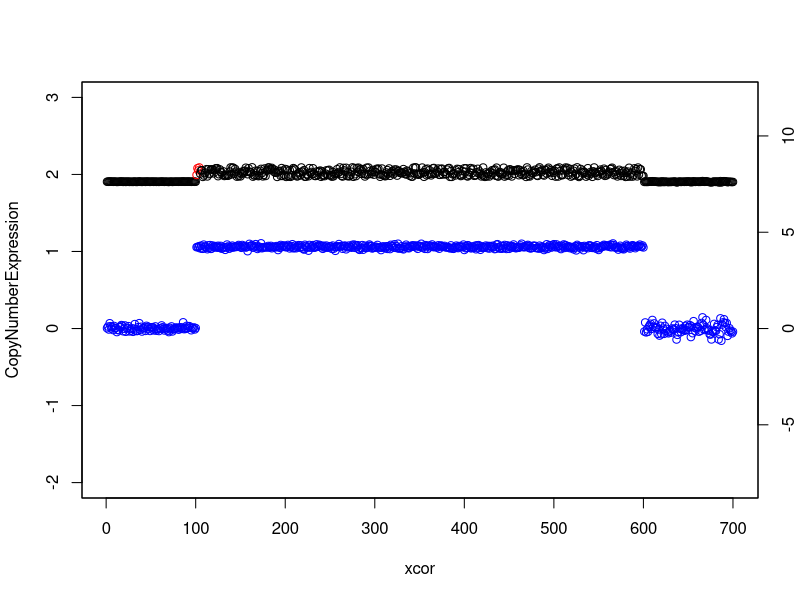
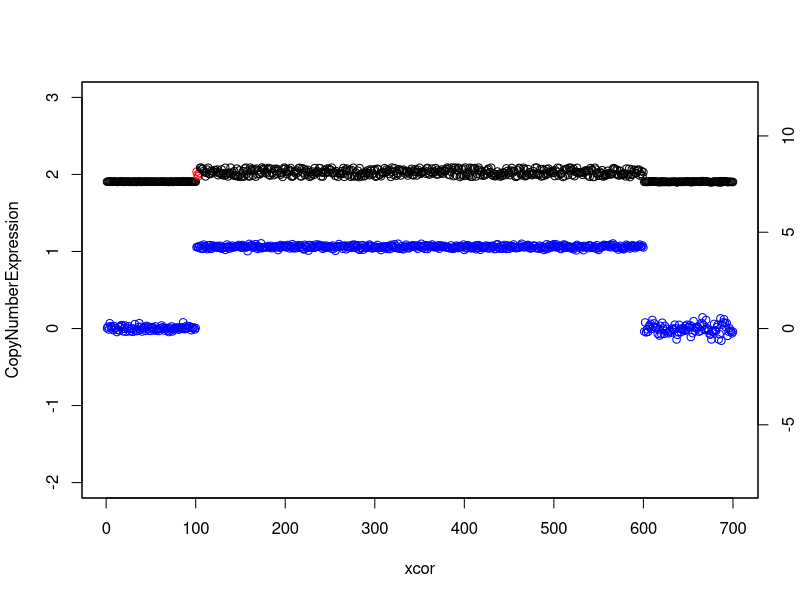
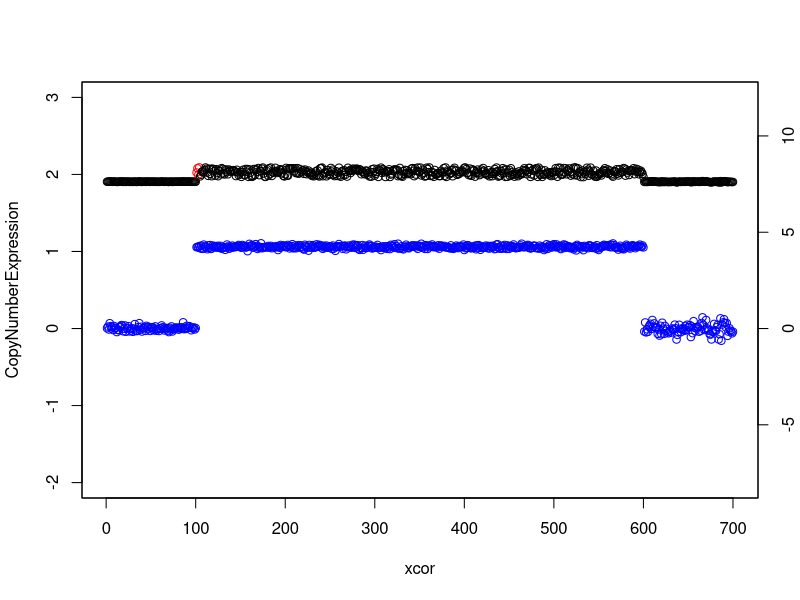
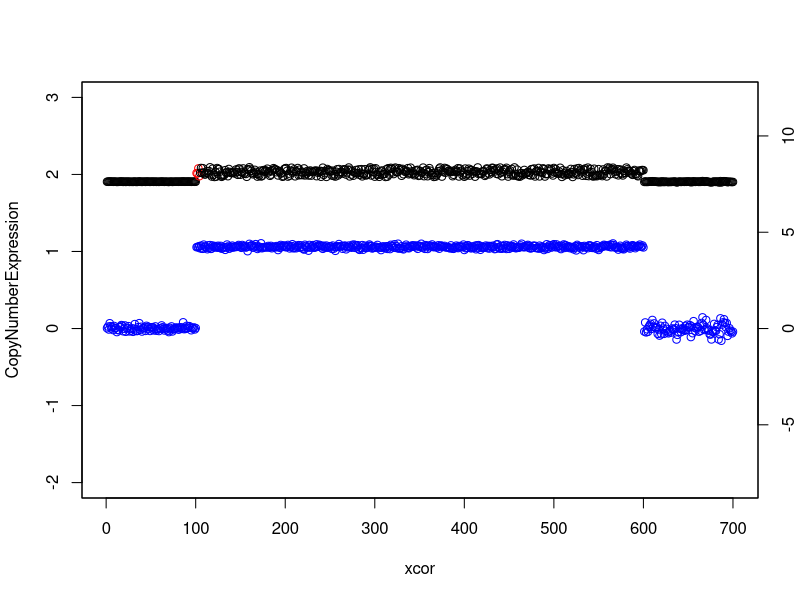
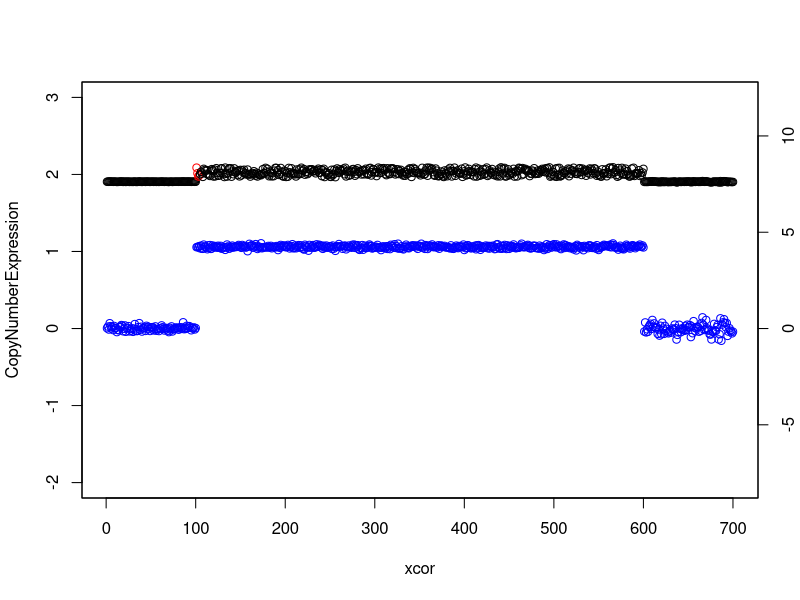
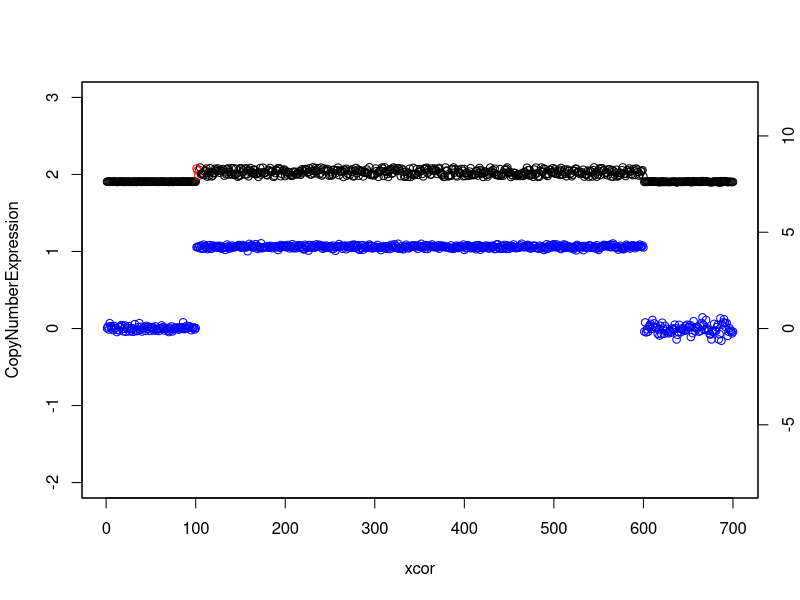
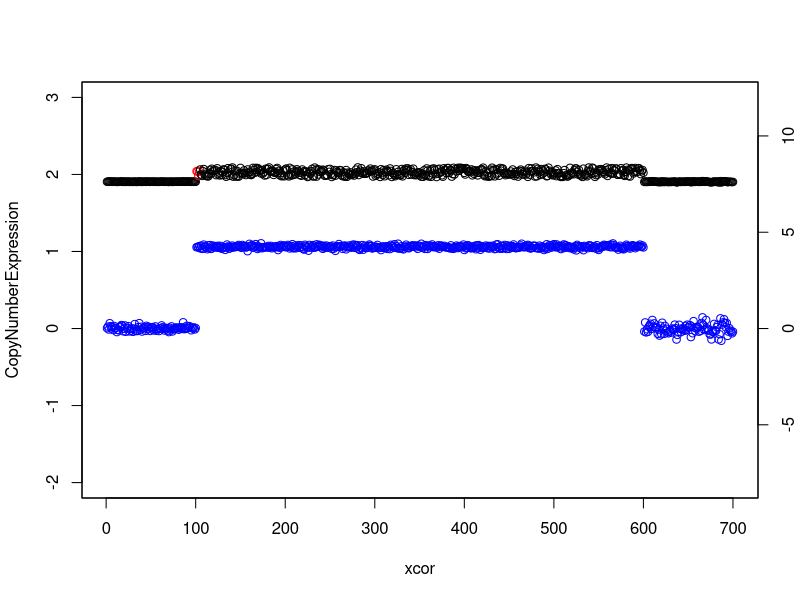
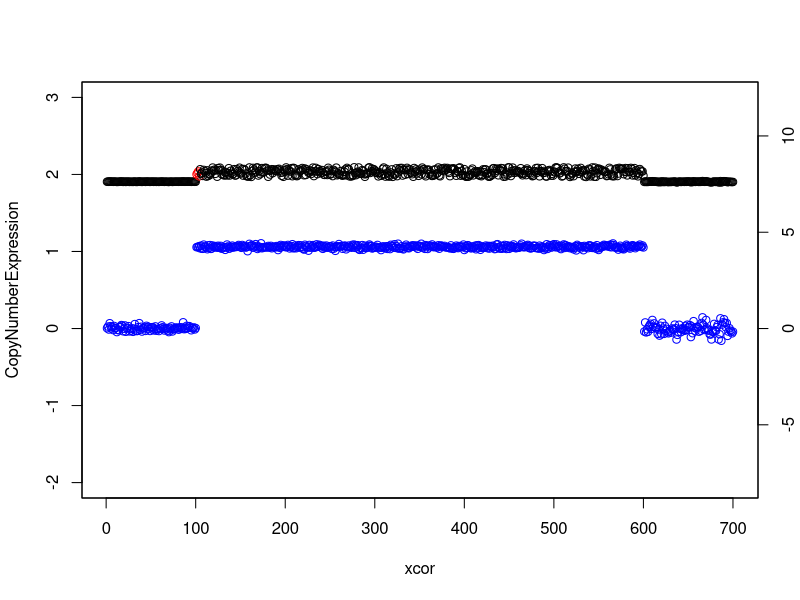

R code for these plots, in order: (Note: this script raises an error after producing the figures.)
#set.seed(1)
# Probes -> sequence of dna used measure copy number(in/outfProbes) (spot in microarray)



# Formulae:
# M(c) = log2 [(c · Pt + 2 · (1 − Pt))/2], where Pt = U(0.3, 0.7)
# N(µ = M(2), σ^{2} = S^{2}), where S = U(min = 0.1, max = 0.3) --> Baseline

# Setup functions and values:
CellAdmixture <- function(value){
  Pt <- runif(1,0.3,0.7)
  Result <- log2( (value * Pt + 2 *(1-Pt))/2 )
  return(Result)
}
Variance <- function(value){
  return(runif(1,0.1,0.3)**2)
}




# Copy Number Simulation Types

NormalCell <- function(NumberOfProbes){
return(c(rnorm(NumberOfProbes,CellAdmixture(2),Variance())))
}

GainNarrowMediumAberration1 <- function(NumberOfProbes){
return(c(rnorm(NumberOfProbes,CellAdmixture(6),Variance())))
}

# Get Copy number
GetCopyNumber <- function(Value){
  #return(round(2*(2**Value),0))
  return(2*(2**Value))
}


# Gene Expression Simulation (without adding True/False positives)
LinearExpression <- function(Vector){
  TempVector <- c()
  for (i in Vector){
    CurrCopyNum <- GetCopyNumber(i)
    CurrValue <- 2*CurrCopyNum+2
    if (CurrCopyNum >= 3 | CurrCopyNum == 0 | CurrCopyNum == 1){
      TempVector <- c(TempVector,runif(1,CurrValue,CurrValue+0.5))
    }else{
      TempVector <- c(TempVector,CurrValue)
    }
  }
  return(TempVector)
}

SigmoidExpression <- function(Vector){
  TempVector <- c()
  for (i in Vector){
    CurrCopyNum <- GetCopyNumber(i)
    el = (CurrCopyNum/2) + 2
    CurrValue <- 8/(1+exp(-1*el))
    if (CurrCopyNum >= 3 | CurrCopyNum == 0 | CurrCopyNum == 1){
      TempVector <- c(TempVector,runif(1,CurrValue,CurrValue+0.5))
    }else{
      TempVector <- c(TempVector,CurrValue)
    }
  }
  return(TempVector)
}


StepWiseExpression <- function(Vector){
  TempVector <- c()
  for (i in Vector){
    CurrCopyNum <- GetCopyNumber(i)

    if (CurrCopyNum < 1){
      CurrValue <- 2
    }else if (CurrCopyNum <= 2 & CurrCopyNum >= 1){
      CurrValue <- 6
    }else if (CurrCopyNum < 4 & CurrCopyNum > 2){
      CurrValue <- 10
    }else if (CurrCopyNum <= 8 & CurrCopyNum >= 4){
      CurrValue <- 12
    }else{
      CurrValue <- 14
    }


    if (CurrCopyNum >= 3 | CurrCopyNum == 0 | CurrCopyNum == 1){
      TempVector <- c(TempVector,runif(1,CurrValue,CurrValue+0.5))
    }else{
      TempVector <- c(TempVector,CurrValue)
    }
  }
  return(TempVector)
}

NormalExpression <- function(NumberOfProbes){
  return(c(rnorm(NumberOfProbes,6,sqrt(2))))
}


GenerateComplementaryGeneExpression <- function(Vector,Mode){
  TempVector = c()
  #if(Mode =="Normal"){
  #
  #  return(TempVector)
  #}


  for(i in Vector){

    if(Mode == "Linear"){

        TempVector = c(TempVector,LinearExpression(c(i)))
  
    }else if(Mode == "Sigmoid"){


        TempVector = c(TempVector,SigmoidExpression(c(i)))

    }else if (Mode=="StepWise"){
        TempVector = c(TempVector,StepWiseExpression(c(i)))
    }
  }

  return(TempVector)

}


CopyErrorCheck <- function(ProbeVector){
  TempVector <- c()
  for(i in 1:length(ProbeVector)){
    if(round(GetCopyNumber(ProbeVector[i])) != 2){
      TempVector <- c(TempVector,c(i))
    }

  }

  return(TempVector)
} 

LossList <- function(ProbeVector){

  TempVector <- c()
  for(i in 1:length(ProbeVector)){
    
    if(round(GetCopyNumber(ProbeVector[i])) < 2){
      TempVector <- c(TempVector,c(i))
    }

  }

  return(TempVector)



}

AmplifictionList <- function(ProbeVector){

  TempVector <- c()
  for(i in 1:length(ProbeVector)){

    if(round(GetCopyNumber(ProbeVector[i])) > 2){
      TempVector <- c(TempVector,c(i))
    }

  }

  return(TempVector)


}


# Ask for user input (which gene should get the type I,II,etc.)
# Hold x values for each Gene Position
GenePositionsTypeI = c() 
GenePositionsTypeII = c()
GenePositionsTypeIII = c()
GenePositionsTypeIV = c()
GenePositionsTypeV = c()

NumberOfTypeI = 3
NumberOfTypeII = 3
NumberOfTypeIII = 3
NumberOfTypeIV = 3
NumberOfTypeV = 3



CopyNumberExpression = c(NormalCell(100),GainNarrowMediumAberration1(500),NormalCell(100))

# To help decide where to put typeI-V genes If User does not specifiy anything in terms of location
ProbeRegionsWithCopyNumberProblems = CopyErrorCheck(CopyNumberExpression)  # For Type I - III
ProbeRegionsWithCopyNumberLoss = LossList(CopyNumberExpression) # For Type IV
ProbeRegionsWithCopyNumberGain = AmplifictionList(CopyNumberExpression) # For Type V



NumberOfPatients = 10
ModelType = "Sigmoid"
TotalNumberOfProbes = length(CopyNumberExpression)

# Setting probabilites of genes types:
#TypeI appears in all patients
#TypeII appears in 75%
NumberofTypeIIs = round(0.75 * NumberOfPatients)
GraphsThatWillHaveTypeIIs = c()
for(i in 1:NumberofTypeIIs){
  GraphsThatWillHaveTypeIIs = c(GraphsThatWillHaveTypeIIs,1)
}
for(i in 1:(NumberOfPatients-NumberofTypeIIs)){
  GraphsThatWillHaveTypeIIs = c(GraphsThatWillHaveTypeIIs,0)
}
GraphsThatWillHaveTypeIIs = sample(GraphsThatWillHaveTypeIIs)

#TypeIII appears in 50%
NumberofTypeIIIs = round(0.50 * NumberOfPatients)
GraphsThatWillHaveTypeIIIs = c()
for(i in 1:NumberofTypeIIIs){
  GraphsThatWillHaveTypeIIIs = c(GraphsThatWillHaveTypeIIIs,1)
}
for(i in 1:(NumberOfPatients-NumberofTypeIIIs)){
  GraphsThatWillHaveTypeIIIs = c(GraphsThatWillHaveTypeIIIs,0)
}
GraphsThatWillHaveTypeIIIs = sample(GraphsThatWillHaveTypeIIIs)



# Still have to add user input version! & Fix Indexes
# https://thomasleeper.com/Rcourse/Tutorials/plotcolors.html
for(k in 0:NumberOfPatients){

      GeneExpression = GenerateComplementaryGeneExpression(CopyNumberExpression,ModelType)
      # Color Change
      IndexCounter = 1
      # InsertTypeI
      IndexestoChangeColorOfTypeI = c()
      for(i in 0:NumberOfTypeI){
        IndexestoChangeColorOfTypeI <- c(IndexestoChangeColorOfTypeI ,c(ProbeRegionsWithCopyNumberProblems[IndexCounter])) 
        IndexCounter =  IndexCounter + 1
      }

      IndexestoChangeColorOfTypeII = c()
      if(GraphsThatWillHaveTypeIIs[k+1] == 1){
        for(i in 0:NumberOfTypeII){
        IndexestoChangeColorOfTypeII <- c(IndexestoChangeColorOfTypeII ,c(ProbeRegionsWithCopyNumberProblems[IndexCounter])) 
        IndexCounter =  IndexCounter + 1
      }
      }
      # https://thepracticalr.wordpress.com/2016/08/30/2-y-axis-plotting/
      # https://rpubs.com/riazakhan94/297778
      # https://stackoverflow.com/questions/38247907/how-to-set-the-y-range-in-boxplot-graph


  
      xcor <- 1:TotalNumberOfProbes
      print("Generating Graphs")
      plot(xcor,CopyNumberExpression,col = "blue",  ylim=c(-2,3))
      par(new = TRUE)
      plot(xcor,GeneExpression ,xaxt = "n", yaxt = "n",
          ylab = "", xlab = "", col=ifelse(xcor ==IndexestoChangeColorOfTypeI,"red","black"), lty = 2,ylim=c(-8,12),
          bg=ifelse(xcor==IndexestoChangeColorOfTypeI,"red","white"))
      axis(side = 4)
      print("Graphs Generated.")
      print("=======")
}
